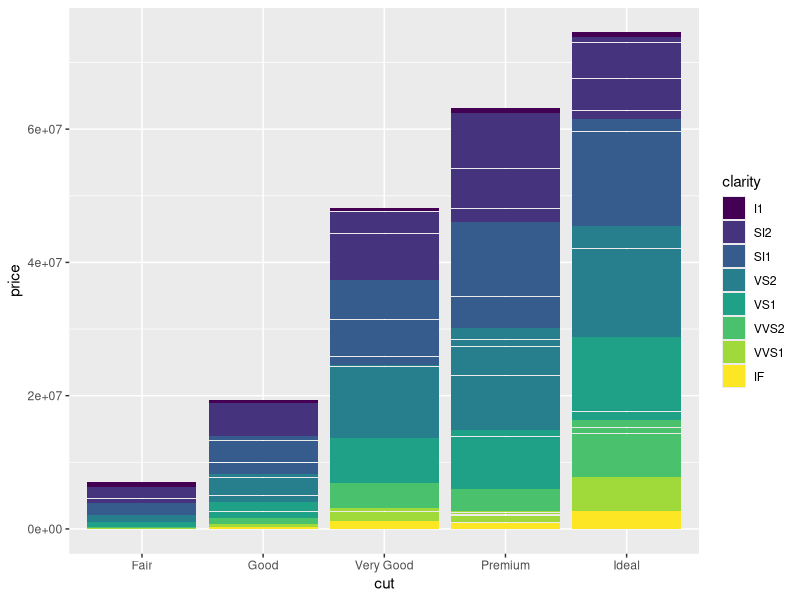
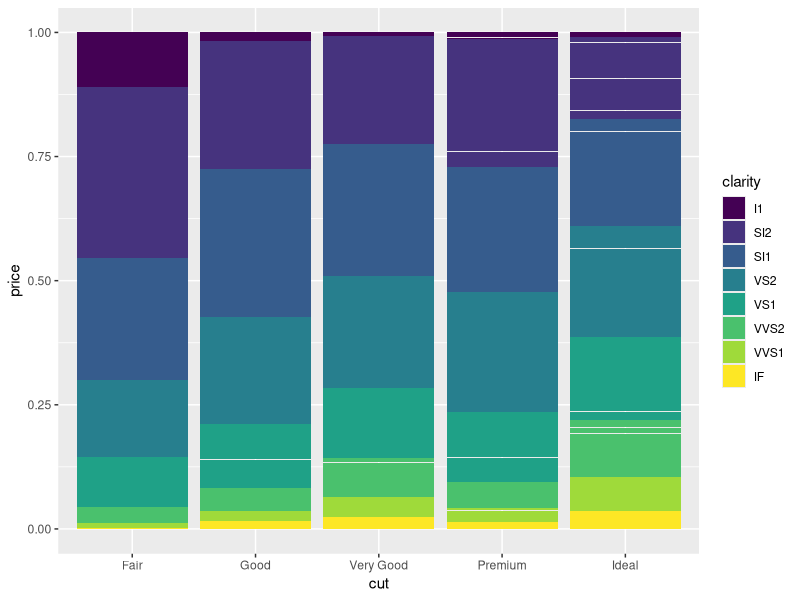
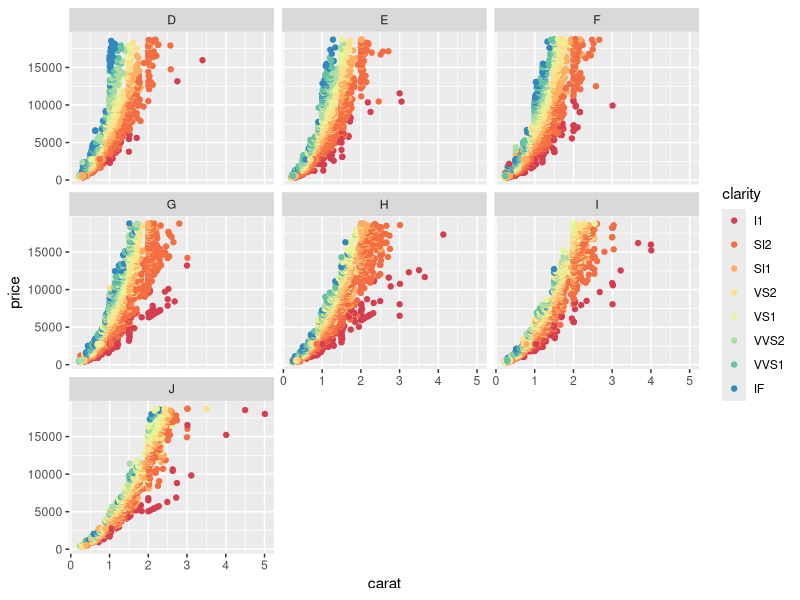
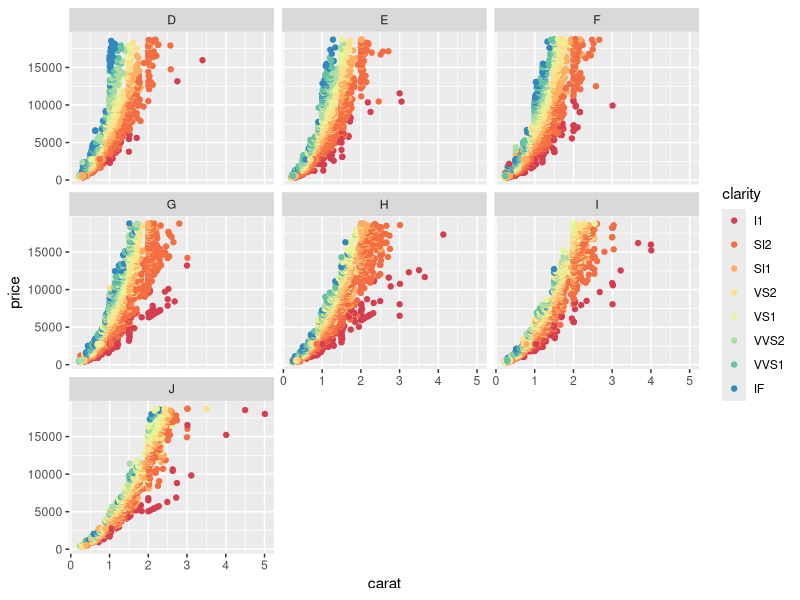

These charts were generated, in order, by the following R code:
# Exercise 2: advanced ggplot2 practice

# Install and load the `ggplot2` package
#install.packages('ggplot2')
library("ggplot2")

# For this exercise you will again be working with the `diamonds` data set.
# Use `?diamonds` to review details about this data set
?diamonds

## Position Adjustments

# Draw a column (bar) chart of diamonds cuts by price, with each bar filled by 
# clarity. You should see a _stacked_ bar chart.
ggplot(data = diamonds) +
  geom_col(mapping = aes(x = cut, y = price, fill = clarity))


# Draw the same chart again, but with each element positioned to "fill" the y axis
ggplot(data = diamonds) +
  geom_col(mapping = aes(x = cut, y = price, fill = clarity), position = "fill")

# Draw the same chart again, but with each element positioned to "dodge" each other


# Draw a plot with point geometry with the x-position mapped to `cut` and the 
# y-position mapped to `clarity`
# This creates a "grid" grouping the points


# Use the "jitter" position adjustment to keep the points from all overlapping!
# (This works a little better with a sample of diamond data, such as from the 
# previous exercise).



## Scales

# Draw a "boxplot" (with `geom_boxplot`) for the diamond's price (y) by color (x)


# This has a lot of outliers, making it harder to read. To fix this, draw the 
# same plot but with a _logarithmic_ scale for the y axis.


# For another version, draw the same plot but with `violin` geometry instead of 
# `boxplot` geometry!
# How does the logarithmic scale change the data presentation?


# Another interesting plot: draw a plot of the diamonds price (y) by carat (x), 
# using a heatmap of 2d bins (geom_bin2d)
# What happens when you make the x and y channels scale logarithmically?


# Draw a scatter plot for the diamonds price (y) by carat (x). Color each point
# by the clarity (Remember, this will take a while. Use a sample of the diamonds 
# for faster results)


# Change the color of the previous plot using a ColorBrewer scale of your choice. 
# What looks nice?



## Coordinate Systems

# Draw a bar chart with x-position and fill color BOTH mapped to cut
# For best results, SET the `width` of the geometry to be 1 (fill plot, no space
# between)
# TIP: You can save the plot to a variable for easier modifications


# Draw the same chart, but with the coordinate system flipped


# Draw the same chart, but in a polar coordinate system. It's a Coxcomb chart!



## Facets

# Take the scatter plot of price by carat data (colored by clarity) and add 
# _facets_ based on the diamond's `color`

ggplot(data = diamonds) +
  geom_point(mapping = aes(x = carat, y = price, color = clarity)) +
  scale_color_brewer(palette = "Spectral") +
  facet_wrap(~ color)


## Saving Plots

# Use the `ggsave()` function to save the current (recent) plot to disk.
# Name the output file "my-plot.png"
# Make sure you've set the working directory!!
ggsave("my-plot.png")

